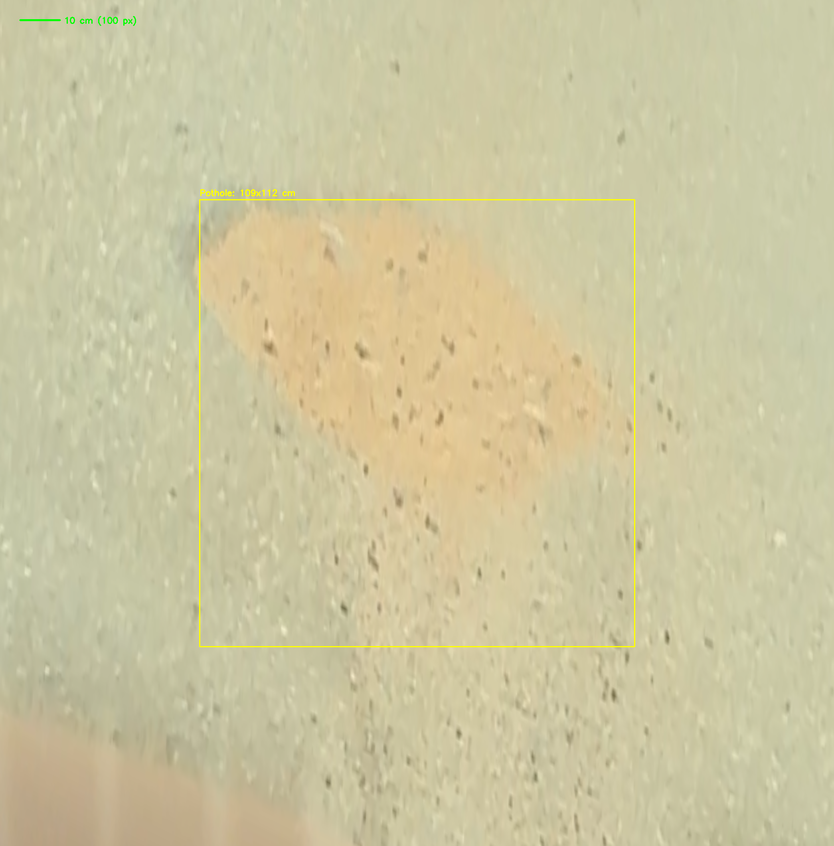
#> input picture Final_Submission/topdown_full.png, 834 x 846 px, shrunk from 2090 x 2120 before the run
$ jupyter execute sprint2_restoration.ipynb   (shell and % lines are left out)
#> lines starting #> are read from the running program, lines starting #| are printed output that depends on the picture
# Sprint 2: Image Restoration Engine

**Project:** Road Defect Detection Pipeline (PROSIT 1)
**Team:** Naa Lamle Boye, Thomas Kojo Quarshie, Chelsea Owusu, Elijah Boateng
**Date:** February 2026

## Purpose

The top-down view from Sprint 1 may suffer from motion blur (vehicle vibration) and
shadows (trees, buildings). This notebook restores image quality using:
1. **Wiener Deconvolution** for motion blur removal
2. **Multi-Scale Retinex + CLAHE** for shadow removal

**Input:** `topdown_full.png` from Sprint 1
**Output:** `restored_topdown.png` for Sprint 3

## Step 1: Import Libraries

[cell 1]
import numpy as np
import cv2
import matplotlib.pyplot as plt

print(f"OpenCV: {cv2.__version__}")

## Step 2: Load Top-Down View from Sprint 1

[cell 2]
topdown = cv2.imread('topdown_full.png')
#> topdown is the input picture: shape (846, 834, 3); mean B, G, R 160.7, 198.7, 204.6
if topdown is None:
    raise FileNotFoundError("topdown_full.png not found. Run Sprint 1 first.")
print(f"Loaded: {topdown.shape[1]}x{topdown.shape[0]}")
#| Loaded: 834x846

fig, ax = plt.subplots(figsize=(8, 8))
ax.imshow(cv2.cvtColor(topdown, cv2.COLOR_BGR2RGB))
ax.set_title("Input: Top-Down View from Sprint 1")
ax.axis('off')
plt.tight_layout()
plt.show()

## Step 3: Deblurring (Wiener Deconvolution)

Motion blur from vehicle vibration is modeled as a horizontal blur kernel. The Wiener
filter removes it in the frequency domain.

[cell 3]
def deblur_wiener(image, kernel_size=5, snr=100):
    """Remove motion blur using Wiener deconvolution."""
#> called with kernel_size = 5, snr = 100
    kernel = np.zeros((kernel_size, kernel_size))
    kernel[kernel_size // 2, :] = 1.0 / kernel_size
    k_fft = np.fft.fft2(kernel, s=image.shape[:2])
    i_fft = np.fft.fft2(image, axes=(0, 1))
    wiener = np.conj(k_fft) / (np.abs(k_fft)**2 + 1.0/snr)
    if len(image.shape) == 3:
        res = np.zeros_like(image, dtype=np.float64)
        for c in range(3):
            res[:,:,c] = np.real(np.fft.ifft2(i_fft[:,:,c] * wiener))
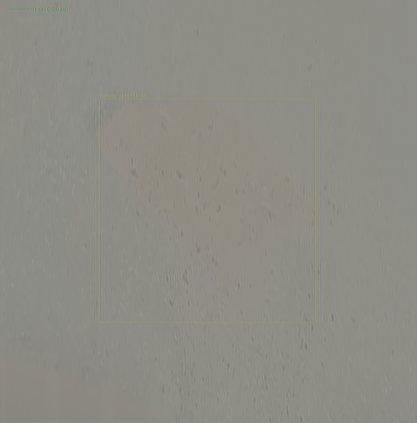
#> res: shape (846, 834, 3) float64 (shown at 1/2 size); mean of channels 0, 1, 2 159.1, 196.7, 202.6; drawn with min black and max white
    else:
        res = np.real(np.fft.ifft2(i_fft * wiener))
    return np.clip(res, 0, 255).astype(np.uint8)

deblurred = deblur_wiener(topdown)
cv2.imwrite('test_deblur_output.png', deblurred)
print(f"Deblurred: {deblurred.shape}")
#| Deblurred: (846, 834, 3)

## Step 4: Shadow Removal (Multi-Scale Retinex + CLAHE)

The Retinex algorithm separates reflectance from illumination. CLAHE enhances contrast.

[cell 4]
def remove_shadows_retinex(image, sigma_list=[15, 80, 250]):
    """Multi-Scale Retinex shadow removal with CLAHE.

    Operates on the L (lightness) channel in LAB space to normalise
    illumination while preserving colour fidelity.
    """
    # Convert to LAB to separate lightness from colour
    lab = cv2.cvtColor(image, cv2.COLOR_BGR2LAB)
#> lab: shape (846, 834, 3); mean of channels 0, 1, 2 203.5, 124, 147.7
    l_ch, a_ch, b_ch = cv2.split(lab)

    # Apply Multi-Scale Retinex to lightness channel only
    l_f = l_ch.astype(np.float64) + 1.0
    log_l = np.log(l_f)
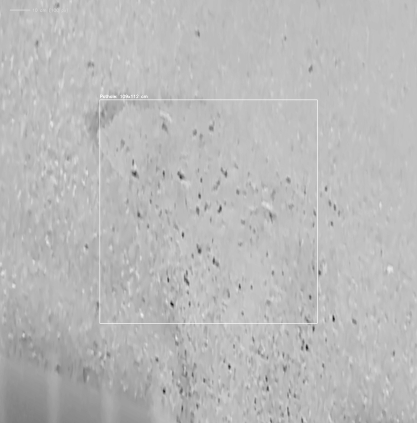
#> log_l: shape (846, 834) float64 (shown at 1/2 size); min 4.79, max 5.52, mean 5.32; drawn with min black and max white
    retinex = np.zeros_like(l_f)
    for sigma in sigma_list:
        blurred = cv2.GaussianBlur(l_f, (0, 0), sigma)
        retinex += (log_l - np.log(blurred + 1.0))
    retinex /= len(sigma_list)

    # Normalise using mean/std (robust, avoids outlier-driven min-max)
    mean_r = retinex.mean()
#> mean_r = -0.00532
    std_r = retinex.std()
#> std_r = 0.0258
    retinex = (retinex - mean_r) / (std_r * 6.0 + 1e-10) + 0.5
    retinex = np.clip(retinex * 255, 0, 255).astype(np.uint8)

    # Apply CLAHE for local contrast enhancement
    clahe = cv2.createCLAHE(clipLimit=2.0, tileGridSize=(8, 8))
    retinex = clahe.apply(retinex)

    # Blend with original L channel to keep natural appearance (70% retinex, 30% original)
    l_out = cv2.addWeighted(retinex, 0.7, l_ch, 0.3, 0)

    return cv2.cvtColor(cv2.merge([l_out, a_ch, b_ch]), cv2.COLOR_LAB2BGR)

shadow_removed = remove_shadows_retinex(topdown)
cv2.imwrite('test_shadow_removal_output.png', shadow_removed)
print(f"Shadow removed: {shadow_removed.shape}")
#| Shadow removed: (846, 834, 3)
print(f"  Mean pixel value: {shadow_removed.mean():.1f} (original: {topdown.mean():.1f})")
#|   Mean pixel value: 134.6 (original: 188.0)

## Step 5: Full Restoration Pipeline

[cell 5]
# Full restoration pipeline: deblur first, then shadow removal
restored = deblur_wiener(topdown)
restored = remove_shadows_retinex(restored)
#> the loop in remove_shadows_retinex (call 2), `for sigma in sigma_list:` made 3 passes
#> pass 1, in remove_shadows_retinex (call 2), `retinex += (log_l - np.log(blurred + 1.0))`:
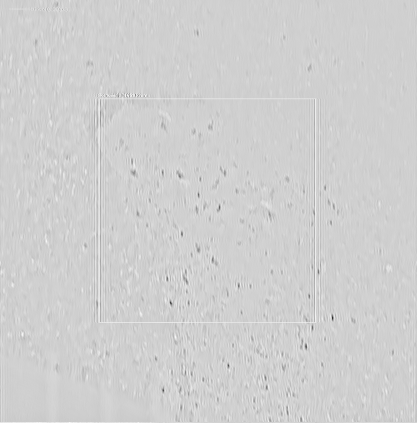
#> retinex: shape (846, 834) float64 (shown at 1/2 size); min -1.16, max 0.259, mean -0.00582; drawn with min black and max white
#> in remove_shadows_retinex (call 2), `mean_r = retinex.mean()`: mean_r = -0.00595
#> in remove_shadows_retinex (call 2), `std_r = retinex.std()`: std_r = 0.0431
#> in remove_shadows_retinex (call 2), `retinex = clahe.apply(retinex)`:
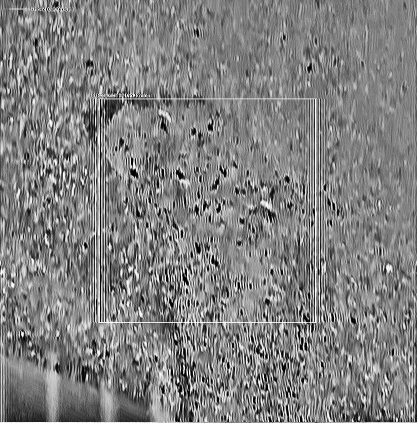
#> retinex: shape (846, 834) (shown at 1/2 size); min 0, max 255, mean 128.8
#> in remove_shadows_retinex (call 2), `l_out = cv2.addWeighted(retinex, 0.7, l_ch, 0.3, 0)`:
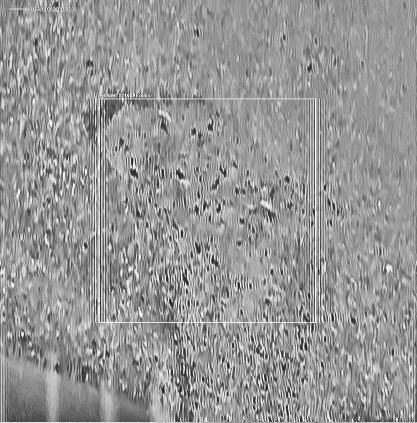
#> l_out: shape (846, 834) (shown at 1/2 size); min 20, max 254, mean 150.5
#> in remove_shadows_retinex (call 2), `return cv2.cvtColor(cv2.merge([l_out, a_ch, b_ch]), cv2.COLOR_LAB2BGR)`:
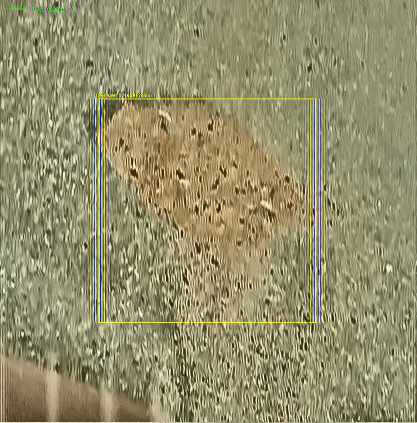
#> returned value: shape (846, 834, 3) (shown at 1/2 size); mean B, G, R 108.1, 144, 148.7
cv2.imwrite('restored_topdown.png', restored)
cv2.imwrite('test_restoration_output.png', restored)
print(f"Restored: {restored.shape}")
#| Restored: (846, 834, 3)
print(f"  Mean pixel value: {restored.mean():.1f} (original: {topdown.mean():.1f})")
#|   Mean pixel value: 133.6 (original: 188.0)
print("Saved: restored_topdown.png")

## Step 6: Visual Comparison

[cell 6]
fig, axes = plt.subplots(2, 2, figsize=(14, 14))
for ax, title, img in zip(axes.flat,
    ['Original', 'Deblurred', 'Shadow Removed', 'Fully Restored'],
    [topdown, deblurred, shadow_removed, restored]):
    ax.imshow(cv2.cvtColor(img, cv2.COLOR_BGR2RGB))
    ax.set_title(title, fontsize=12)
    ax.axis('off')
#> this loop made 4 passes
#> title on passes 1 to 4: 'Original', 'Deblurred', 'Shadow Removed', 'Fully Restored'
plt.suptitle("Sprint 2: Restoration Results", fontsize=14)
plt.tight_layout()
plt.savefig('restoration_comparison.png', dpi=150, bbox_inches='tight')
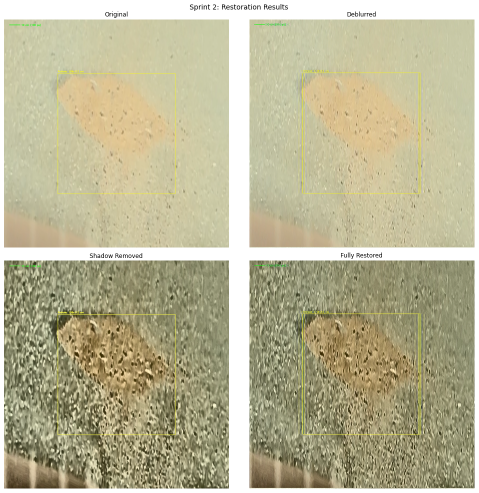
#> figure drawn by matplotlib, 4 panels
plt.show()
print("Saved: restoration_comparison.png")
print("\nRestoration complete. Proceed to Sprint 3.")

$ run again, with Final_Submission/area_verification.png copied over Final_Submission/topdown_full.png
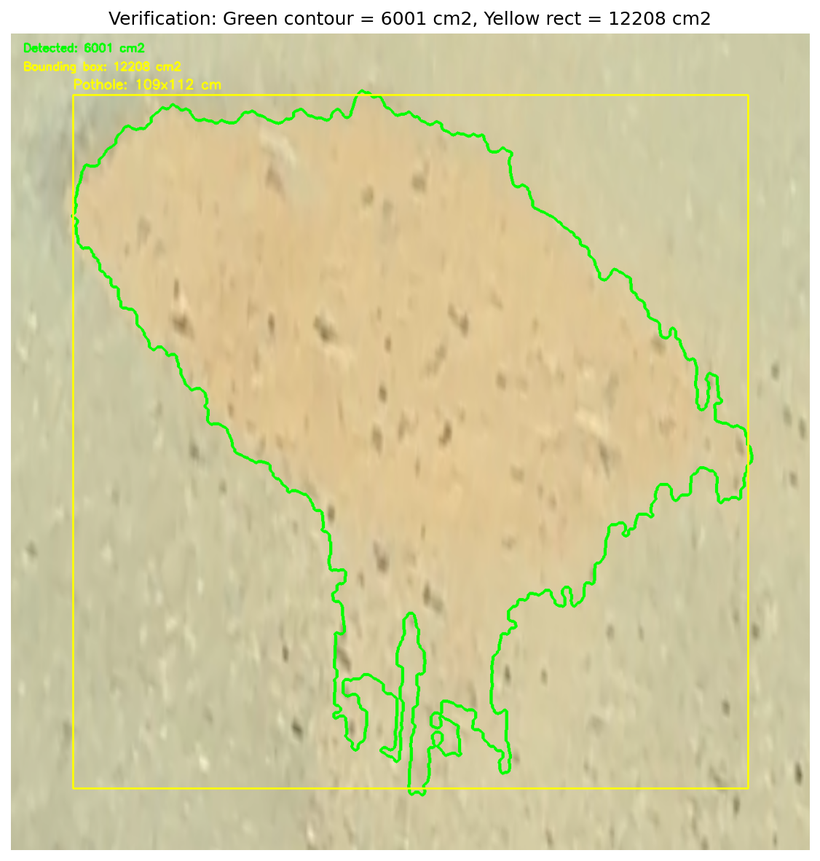
#> input picture Final_Submission/area_verification.png, 820 x 861 px, shrunk from 1126 x 1182 before the run
#> topdown is the input picture: shape (861, 820, 3); mean B, G, R 160.2, 203.1, 209.4
#| Loaded: 820x861
#| Deblurred: (861, 820, 3)
#> lab: shape (861, 820, 3); mean of channels 0, 1, 2 207.8, 124.2, 150
#> mean_r = -0.0115
#> std_r = 0.181
#| Shadow removed: (861, 820, 3)
#|   Mean pixel value: 135.1 (original: 190.9)
#> lab: shape (861, 820, 3); mean of channels 0, 1, 2 204.8, 124.4, 149.5
#> mean_r = -0.0202
#> std_r = 0.296
#> in remove_shadows_retinex (call 2), `return cv2.cvtColor(cv2.merge([l_out, a_ch, b_ch]), cv2.COLOR_LAB2BGR)`:
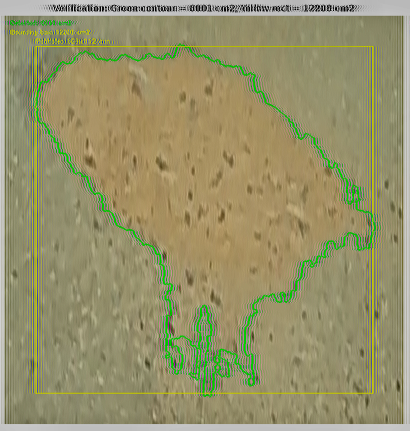
#> returned value: shape (861, 820, 3) (shown at 1/2 size); mean B, G, R 106.2, 145.8, 150.1
#| Restored: (861, 820, 3)
#|   Mean pixel value: 134.0 (original: 190.9)
#> the loop `for ax, title, img in zip(axes.flat, ['Original', 'Deblurred', 'Shadow..` made 4 passes
#> title on passes 1 to 4: 'Original', 'Deblurred', 'Shadow Removed', 'Fully Restored'
#> `plt.savefig('restoration_comparison.png', dpi=150, bbox_inches='tight')`:
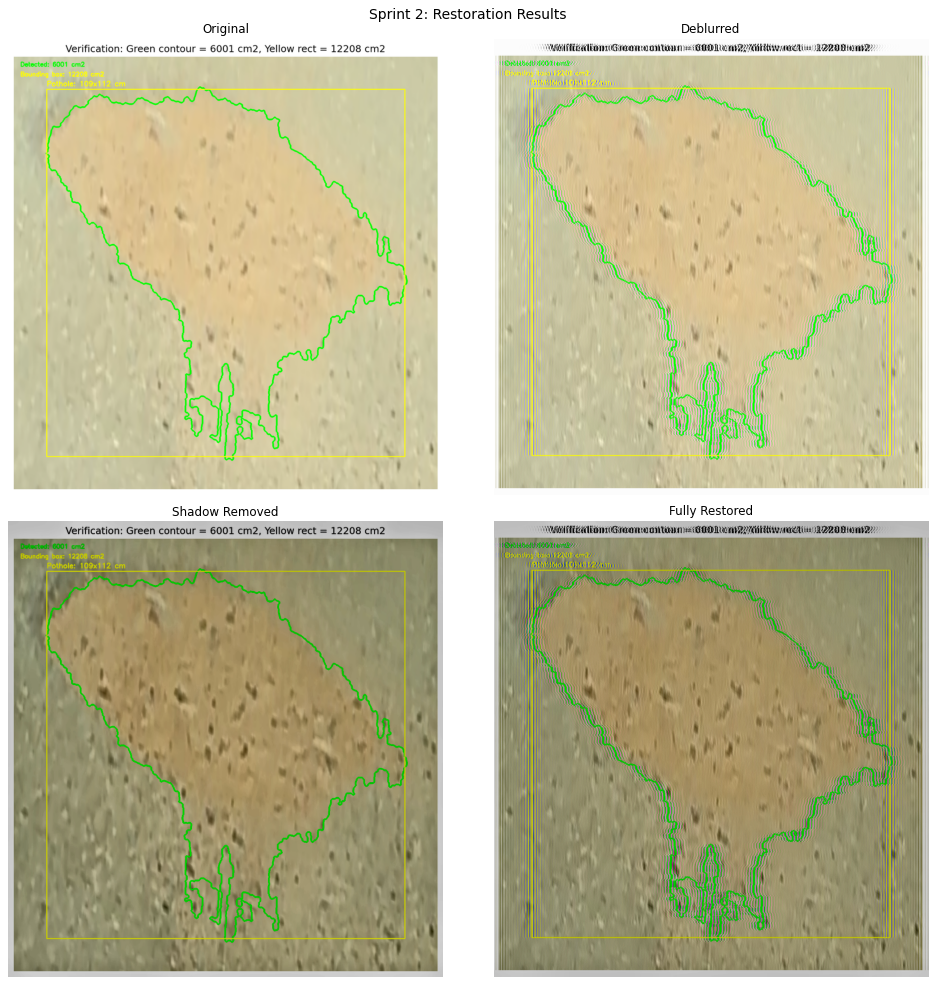
#> figure drawn by matplotlib, 4 panels

$ run again, with Final_Submission/pothole_1.PNG copied over Final_Submission/topdown_full.png
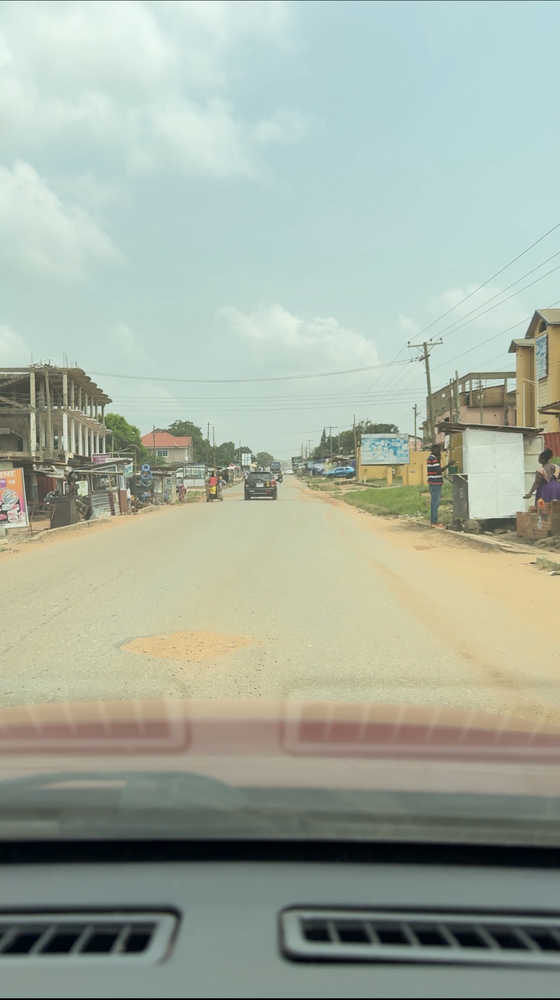
#> input picture Final_Submission/pothole_1.PNG, 560 x 1000 px, shrunk from 1287 x 2298 before the run
#> topdown is the input picture: shape (1000, 560, 3); mean B, G, R 161.3, 174.8, 165
#| Loaded: 560x1000
#| Deblurred: (1000, 560, 3)
#> lab: shape (1000, 560, 3); mean of channels 0, 1, 2 177.9, 122.5, 133.8
#> mean_r = -0.0877
#> std_r = 0.514
#| Shadow removed: (1000, 560, 3)
#|   Mean pixel value: 137.8 (original: 167.0)
#> lab: shape (1000, 560, 3); mean of channels 0, 1, 2 175.6, 122.5, 133.8
#> mean_r = -0.105
#> std_r = 0.597
#> in remove_shadows_retinex (call 2), `return cv2.cvtColor(cv2.merge([l_out, a_ch, b_ch]), cv2.COLOR_LAB2BGR)`:
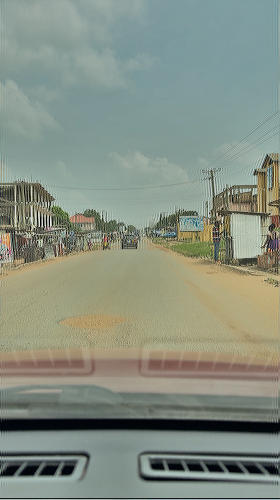
#> returned value: shape (1000, 560, 3) (shown at 1/2 size); mean B, G, R 130.5, 143.4, 134
#| Restored: (1000, 560, 3)
#|   Mean pixel value: 136.0 (original: 167.0)
#> the loop `for ax, title, img in zip(axes.flat, ['Original', 'Deblurred', 'Shadow..` made 4 passes
#> title on passes 1 to 4: 'Original', 'Deblurred', 'Shadow Removed', 'Fully Restored'
#> `plt.savefig('restoration_comparison.png', dpi=150, bbox_inches='tight')`:
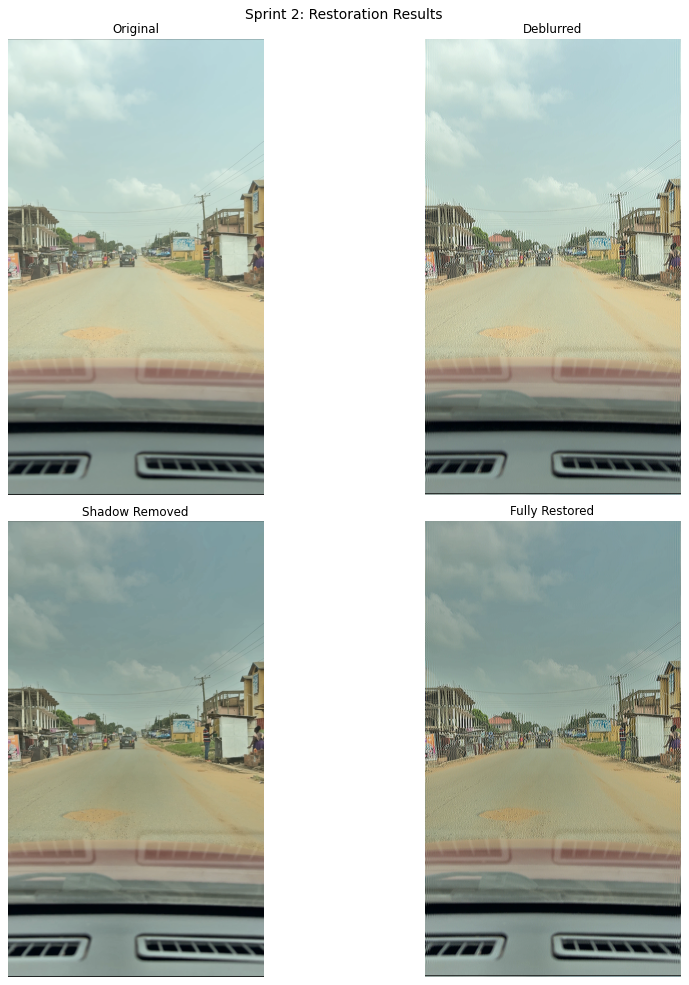
#> figure drawn by matplotlib, 4 panels
